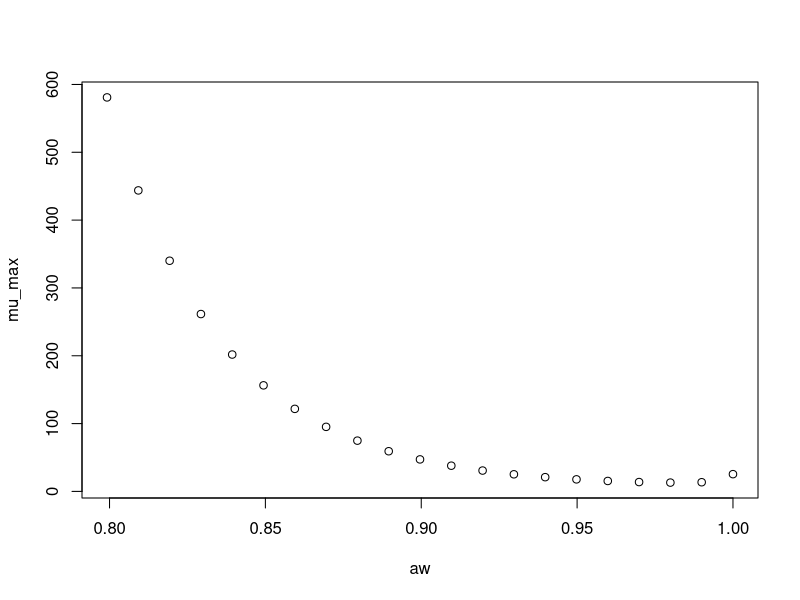

Source code (R):
#############################
# start of Parameter script
#############################
aw <- seq(0.799200799200799,0.999999,length.out=21)
#############################
# end of Parameter script
#############################
############################# 
# start of Model script Gropin ID 1363 
#############################
 
# constant coefficients for this model
 
variables <- data.frame(aw)
argumentsPar <- expand.grid(variables)
 
# heart of the model
response_surface <- function(aw) {
   mumax <-exp(3.247-10.25*sqrt(1-aw)+38.40*(sqrt(1-aw))^2)

return(mumax=mumax)
} 

# output parameters
mumax <- cbind(argumentsPar,response_surface(argumentsPar['aw']))
colnames(mumax) <- c(colnames(argumentsPar),'mumax')
#############################
# End of Model script
#############################
############################# 
# start of Visualisation script Gropin ID 1363 
#############################
plot(aw,mumax$mumax,
                          xlab='aw',
                          ylab='mu_max')
#############################
# End of Visualisation script
#############################
